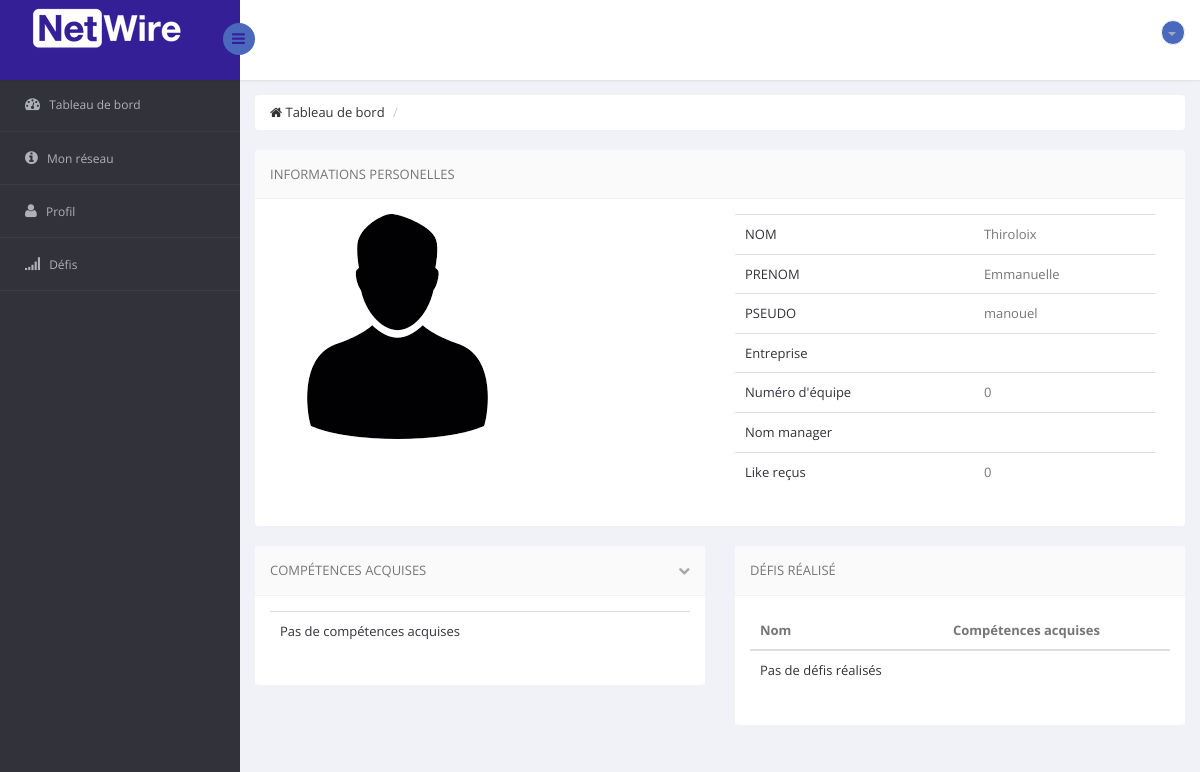
Page /profil_info.php?id=19 (signed in) on the earlier database version.
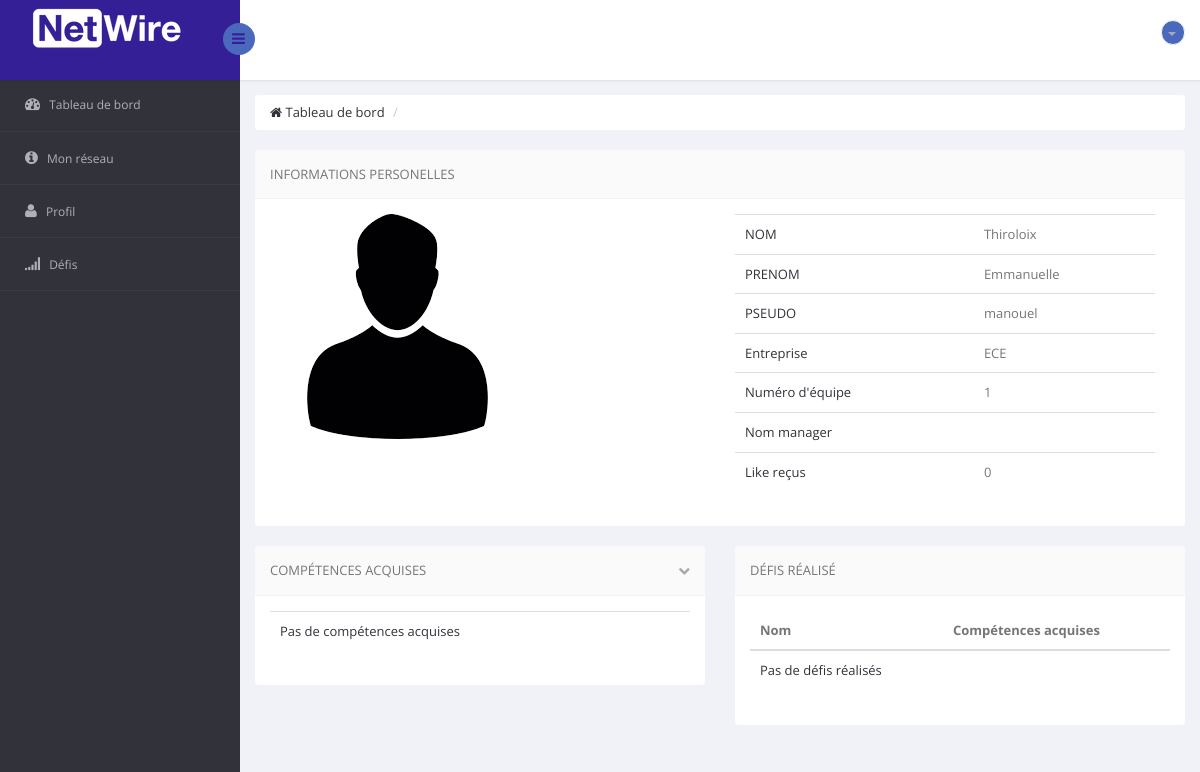
Same page on the later database version.
### tables this page shows
CREATE TABLE IF NOT EXISTS `informations` (
  `id` int(10) NOT NULL AUTO_INCREMENT,
  `likes_recus` int(11) NOT NULL,
  `likes_distrib` int(11) NOT NULL,
  `defis_realises` set('1','2','3','4','5','6','7','8','9','10','11','12','13','14','15','16','17','18','19','20','21','22','23','24','25','26','27','28','29','30') NOT NULL,
  `defis_en_cours` int(11) NOT NULL,
  `entreprise` text NOT NULL,
  `equipe` int(11) NOT NULL,
  `type` set('utilisateur','administrateur','manager') NOT NULL,
  `prenom` text NOT NULL,
  `nom` text NOT NULL,
  `competences` set('Optimisme','Confiance','Sociabilite','Empathie','Communication','Efficacite','Gestion_du_stress','Creativite','Audace','Motivation','Visualisation','Présence','Adaptabilite','Curiosite','Disponibilite') NOT NULL,
  `photo` varchar(100) NOT NULL DEFAULT 'user.png',
  `username` varchar(10) NOT NULL,
  `password` varchar(30) NOT NULL,
  `competences_acquises` set('Optimisme','Confiance','Sociabilite','Empathie','Communication','Efficacite','Gestion_du_stress','Creativite','Audace','Motivation','Visualisation','Présence','Adaptabilite','Curiosite','Disponibilite') NOT NULL,
  PRIMARY KEY (`id`)
);

### profil_info.php (the view, shortened to what this page needs)
<?php
include("include/header.inc.php");
include("include/menu_haut.inc.php");
include("include/menu_gauche.inc.php");
$id=$_GET['id'];
require_once 'include/db.php';
$req=$pdo->prepare('SELECT * FROM informations WHERE id = ?');
      $req->execute([$id]);
      $mec=$req->fetch();
$mana='manager';
$req=$pdo->prepare('SELECT * FROM informations WHERE (entreprise=? AND equipe=? AND type=?)');
$req->execute([$mec->entreprise],[$mec->equipe],[$mana]);
$manager=$req->fetch();
?>
  <body>
    <section id="main-content">
        <section class="wrapper">
        <div class="row">
                <div class="col-md-12">
                    <ul class="breadcrumb">
                        <li><a href="tableau_de_bord.php"><i class="fa fa-home"></i> Tableau de bord</a></li>
                        <li class="active"></li>
                    </ul>
                </div>
            </div>
            <div class="row">
              <div class="col-lg-12">
                <section class="panel">
                  <header class="panel-heading">
                    Informations personelles
                  </header>
                  <div class="panel-body">
                    <div class="col-lg-6">
                        <table class="table">
                            <tr>
                                  <img src=<?php echo("images/".$mec->photo)?> alt="">
                                  <br>
                                  <br>
                            </tr>
                        </table>
                    </div>
                    <div class="col-lg-6">
                        <table class="table">
                            <tr>
                                <td><a href="#">NOM</a></td>
                                <td>
                                    <?php echo($mec->nom)?>
                                </td>
                            </tr>
                            <tr>
                                <td><a href="#">PRENOM</a></td>
                                <td>
                                    <?php echo($mec->prenom)?>
                                </td>
                            </tr>
                            <tr>
                                <td><a href="#">PSEUDO</a></td>
                                <td><?php echo($mec->username)?>
                                </td>
                            </tr>
                            <tr>
                                <td><a href="#">Entreprise</a></td>
                                <td><?php echo($mec->entreprise)?>
                                </td>
                            </tr>
                            <tr>
                                <td><a href="#">Numéro d'équipe</a></td>
                                <td><?php echo($mec->equipe)?>
                                </td>
                            </tr>
                            <tr>
                                <td><a href="#">Nom manager</a></td>
                                <td><?php echo($manager->prenom.' '.$manager->nom)?>
                                </td>
                            </tr>
                            <tr>
                                <td><a href="#">Like reçus</a></td>
                                <td><?php echo($mec->likes_recus)?>
                                </td>
                            </tr>
                        </table>
                    </div>
                </div>
                 </section>
              </div>
            <div class="col-lg-6">
                <section class="panel">
                    <header class="panel-heading">
                        Compétences Acquises
                        <span class="tools pull-right">
                            <a href="javascript:;" class="fa fa-chevron-down"></a>
                         </span>
                    </header>
                    <div class="panel-body">
                        <table class="table  table-hover general-table">
                            <tbody>
                                    <?php $competences=$mec->competences_acquises;
                                    $comp=explode(",", $competences);
                                     if(!empty($competences)){
                                     foreach($comp as $c): ?>
                                       <tr>
                                       <td><a ><?php echo $c; ?></a></td>
                                        </tr>
                                    <?php endforeach;
                                    }
                                    else{?>
                                    <tr>
                                       <td><a >Pas de compétences acquises</a></td>
                                        </tr>
                                    <?php }?>
                                </tbody>
                        </table>
                    </div>
                </section>
            </div>
    <div class="col-lg-6">
                <section class="panel">
                    <header class="panel-heading">
                        Défis réalisé
                    </header>
                    <div class="panel-body">
                        <table class="table  table-hover general-table">
                            <thead>
                            <tr>
                                <th> Nom</th>                                <th>Compétences acquises</th>
                            </tr>
                            </thead>
                           <tbody>
                                <?php
                                $defis=$mec->defis_realises;
                                if(!empty($defis)){
                                    $int=explode(",", $defis);
                                    foreach($int as $def):
                                        $req=$pdo->prepare('SELECT nom FROM defis WHERE id=?');
                                        $req->execute([$def]);
                                        $mon_def=$req->fetch();
                                        $req=$pdo->prepare('SELECT competences_acquises FROM defis WHERE id=?');
                                        $req->execute([$def]);
                                        $comp_def=$req->fetch();
                                        ?><tr>
                                          <td><a ><?php echo $mon_def; ?></a></td>
                                          </tr><?php
                                    endforeach;
                                }else{?>
                                    <tr>
                                       <td><a >Pas de défis réalisés</a></td>
                                    </tr><?php
                                }?>
                            </tbody>
                        </table>
                    </div>
                </section>
            </div>
        </section>
    </section>
</section>
  </body>
</html>

### include/header.inc.php (shortened to what this page needs)
<!DOCTYPE html>
<html lang="en">
<head>
    <link href="css/bootstrap.min.css" rel="stylesheet">
    <link href="css/bootstrap-reset.css" rel="stylesheet">
    <link href="css/font-awesome/css/font-awesome.min.css" rel="stylesheet" />
    <link href="css/style.css" rel="stylesheet">
    <link href="css/style-responsive.css" rel="stylesheet" />
</head>

### include/menu_haut.inc.php (shortened to what this page needs)
<section id="container" >
<header class="header fixed-top clearfix">
<div class="brand">
      <a href="tableau_de_bord.php" class="logo">
      <img src="images/logo1.png" alt="">
    </a>
    <div class="sidebar-toggle-box">
        <div class="fa fa-bars"></div>
    </div>
</div>
<div class="top-nav clearfix">
    <ul class="nav pull-right top-menu">
        <li class="dropdown">
            <a data-toggle="dropdown" class="dropdown-toggle" href="modification_information.php">
                <b class="caret"></b>
            </a>
        </li>
    </ul>
</div>
</header>

### include/menu_gauche.inc.php (shortened to what this page needs)
<?php
      $page = $_SERVER['REQUEST_URI'];
      $page = str_replace("/projet-ppe/", "",$page);
?>
<aside>
    <div id="sidebar" class="nav-collapse">
                    <div class="leftside-navigation">
            <ul class="sidebar-menu" id="nav-accordion">
            <li>
                <a href="tableau_de_bord.php" <?php if($page == "tableau_de_bord.php" ){echo 'class="active"';} ?>>
                    <i class="fa fa-dashboard"></i>
                    <span>Tableau de bord</span>
                </a>
            </li>
            <li class="sub-menu">
                <a href="liste_connexion.php" <?php if($page == "liste_connexion.php"){echo 'class="active"';} ?>>
                    <i class="fa fa-info-circle"></i>
                    <span>Mon réseau</span>
                </a>
            </li>
            <li class="sub-menu">
                <a href="javascript:;" <?php if($page == "modification_information.php" || $page=="formation.php" || $page=="experience.php"){echo 'class="active"';} ?>>
                    <i class="fa fa-user"></i>
                    <span>Profil</span>
                </a>
            </li>
            <li class="sub-menu">
                <a href="javascript:;" <?php if($page == "defis_en_cours.php" || $page=="defis_en_attente.php" || $page=="defis_realises.php"){echo 'class="active"';} ?>>
                    <i class="fa fa-signal"></i>
                    <span>Défis</span>
                </a>
            </li>
        </ul></div>
    </div>
</aside>

Differences in the rows shown:
changed informations "Thiroloix": entreprise (not shown) → "ECE"; equipe "0" → "1"
